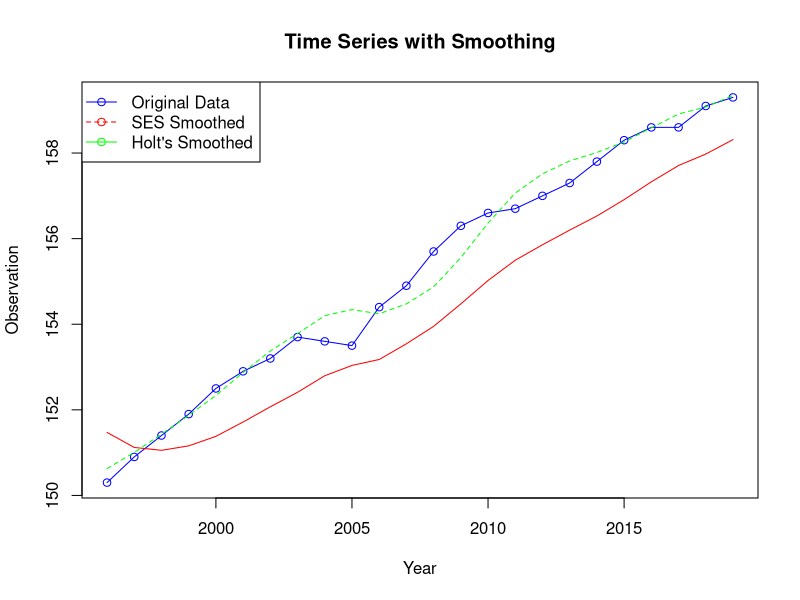
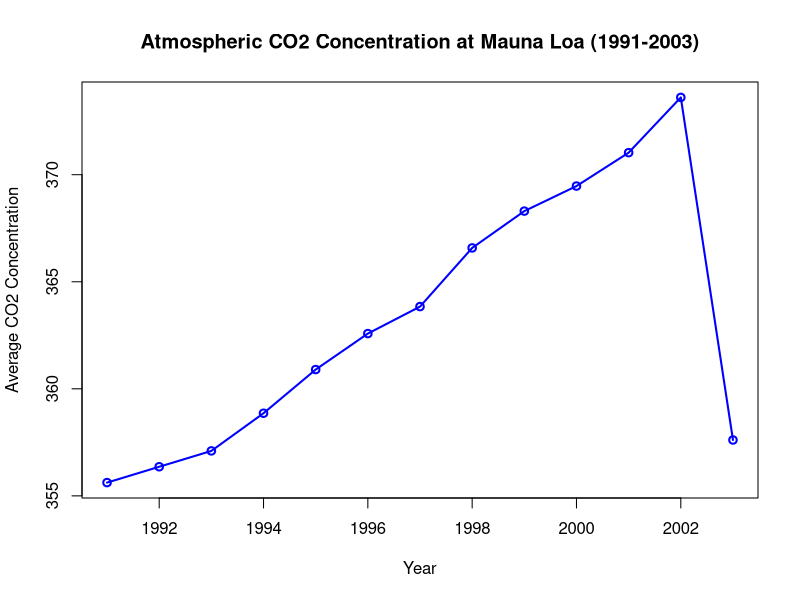
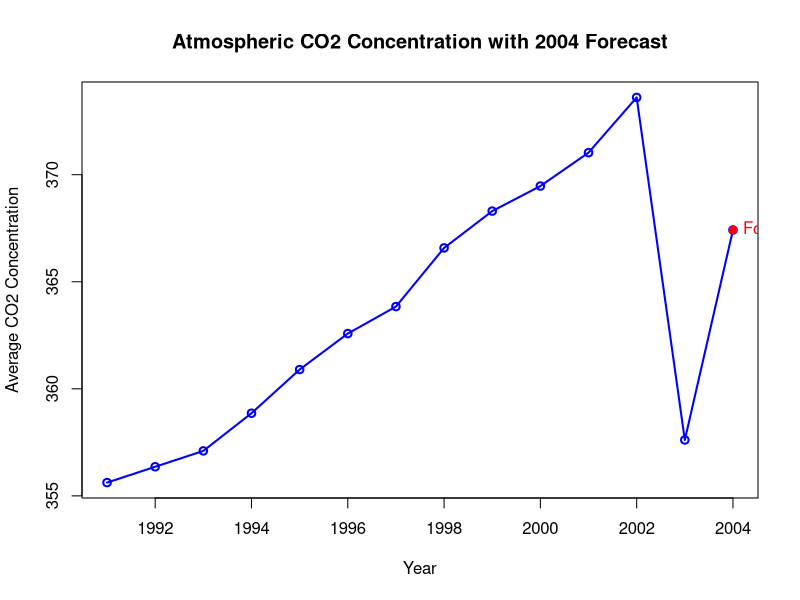
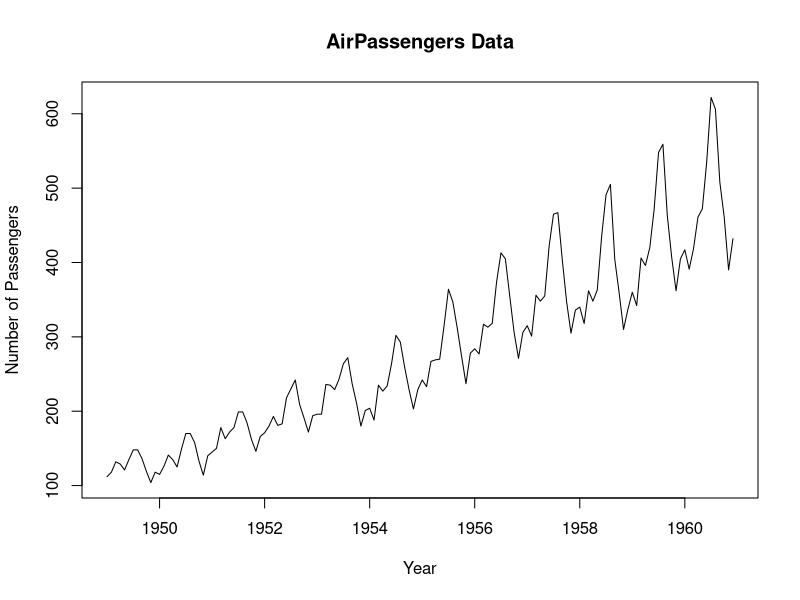
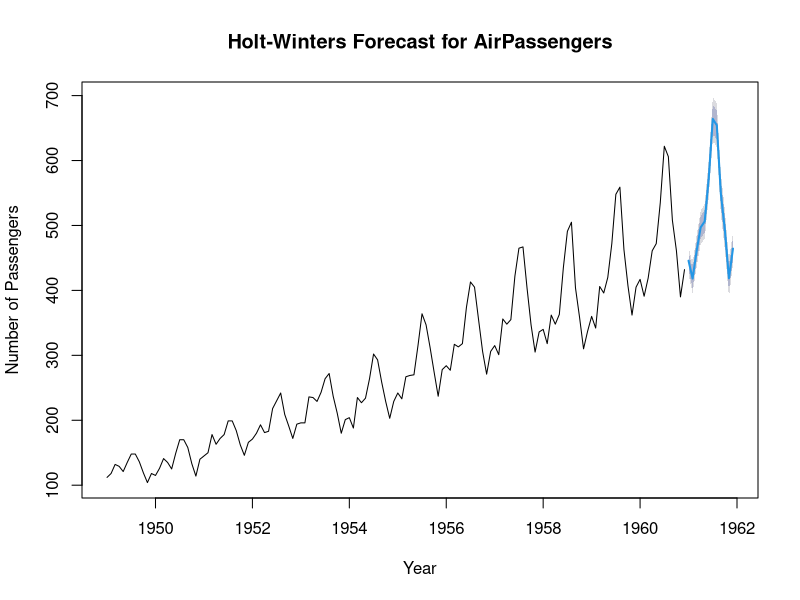

The R script that drew these images, in order:
###Exponential smoothing and holts###

# Load necessary libraries
install.packages("forecast")
library(forecast)

# Prepare the time series data
years <- 1996:2019
obs<- c(150.3, 150.9, 151.4, 151.9, 152.5, 152.9, 153.2, 153.7, 153.6, 153.5, 154.4, 154.9, 155.7, 156.3, 156.6, 156.7, 157, 157.3, 157.8, 158.3, 158.6, 158.6, 159.1, 159.3
)
ts_data <- ts(obs, start = min(years), frequency = 1)

# Simple Exponential Smoothing
alpha <- 0.3
ses_model <- ses(ts_data, alpha = alpha)
ses_model

# Holt’s Exponential Smoothing
beta <- 0.2
holt_model <- holt(ts_data, alpha = alpha, beta = beta)
holt_model

# Plot the original data and both smoothed models on the same graph
plot(ts_data, type = "o", col = "blue", xlab = "Year", ylab = "Observation", main = "Time Series with Smoothing")
lines(ses_model$fitted, col = "red", lty = 1)  # SES smoothed values
lines(holt_model$fitted, col = "green", lty = 2)  # Holt's smoothed values

# Add a legend
legend("topleft", legend = c("Original Data", "SES Smoothed", "Holt's Smoothed"),
       col = c("blue", "red", "green"), lty = 1:2, pch = 1)





###Atmospheric CO2 Concentration - forecast###

# Load necessary libraries
install.packages("ggplot2")
library(ggplot2)  # For enhanced plotting

# Input the data
years <- 1991:2003
co2_concentration <- c(355.62, 356.36, 357.1, 358.86, 360.9, 362.58, 363.84, 366.58, 
                       368.3, 369.47, 371.03, 373.61, 357.61)

# Create a time series object
ts_co2 <- ts(co2_concentration, start=1991, end=2003)

# Plot the time series data
plot(ts_co2, type="o", col="blue", lwd=2, ylab="Average CO2 Concentration", 
     xlab="Year", main="Atmospheric CO2 Concentration at Mauna Loa (1991-2003)")

# Calculate the 3-year moving average (sides=1 for future forecasting)
moving_avg <- filter(ts_co2, filter=rep(1/3, 3), sides=1)

# Extract the last moving average value as the forecast for 2004
forecast_2004 <- tail(moving_avg, 1)

# Print the forecasted value for 2004
cat("Forecasted CO2 Concentration for 2004:", round(forecast_2004, 2), "\n")

# Combine the forecasted value with the original data
co2_concentration_forecast <- c(co2_concentration, forecast_2004)
ts_co2_forecast <- ts(co2_concentration_forecast, start=1991, end=2004)

# Plot the time series including the forecasted value for 2004
plot(ts_co2_forecast, type="o", col="blue", lwd=2, ylab="Average CO2 Concentration", 
     xlab="Year", main="Atmospheric CO2 Concentration with 2004 Forecast")

# Highlight the forecasted value for 2004
points(2004, forecast_2004, col="red", pch=19)
text(2004, forecast_2004, labels=paste("Forecasted 2004:", round(forecast_2004, 2)), 
     pos=4, col="red")




###holts on airpassenger###

# Load necessary libraries
install.packages("forecast")
library(forecast)

# Load the AirPassengers data
data("AirPassengers")

# Plot the original data
plot(AirPassengers, main = "AirPassengers Data", ylab = "Number of Passengers", xlab = "Year")

# Apply Holt-Winters Multiplicative Model
holt_winters_model <- HoltWinters(AirPassengers, gamma = TRUE, seasonal = "multiplicative")

# Forecast the next 12 months
forecasted_values <- forecast(holt_winters_model, h = 12)
forecasted_values

# Plot the forecasts
plot(forecasted_values, main = "Holt-Winters Forecast for AirPassengers", ylab = "Number of Passengers", xlab = "Year")
